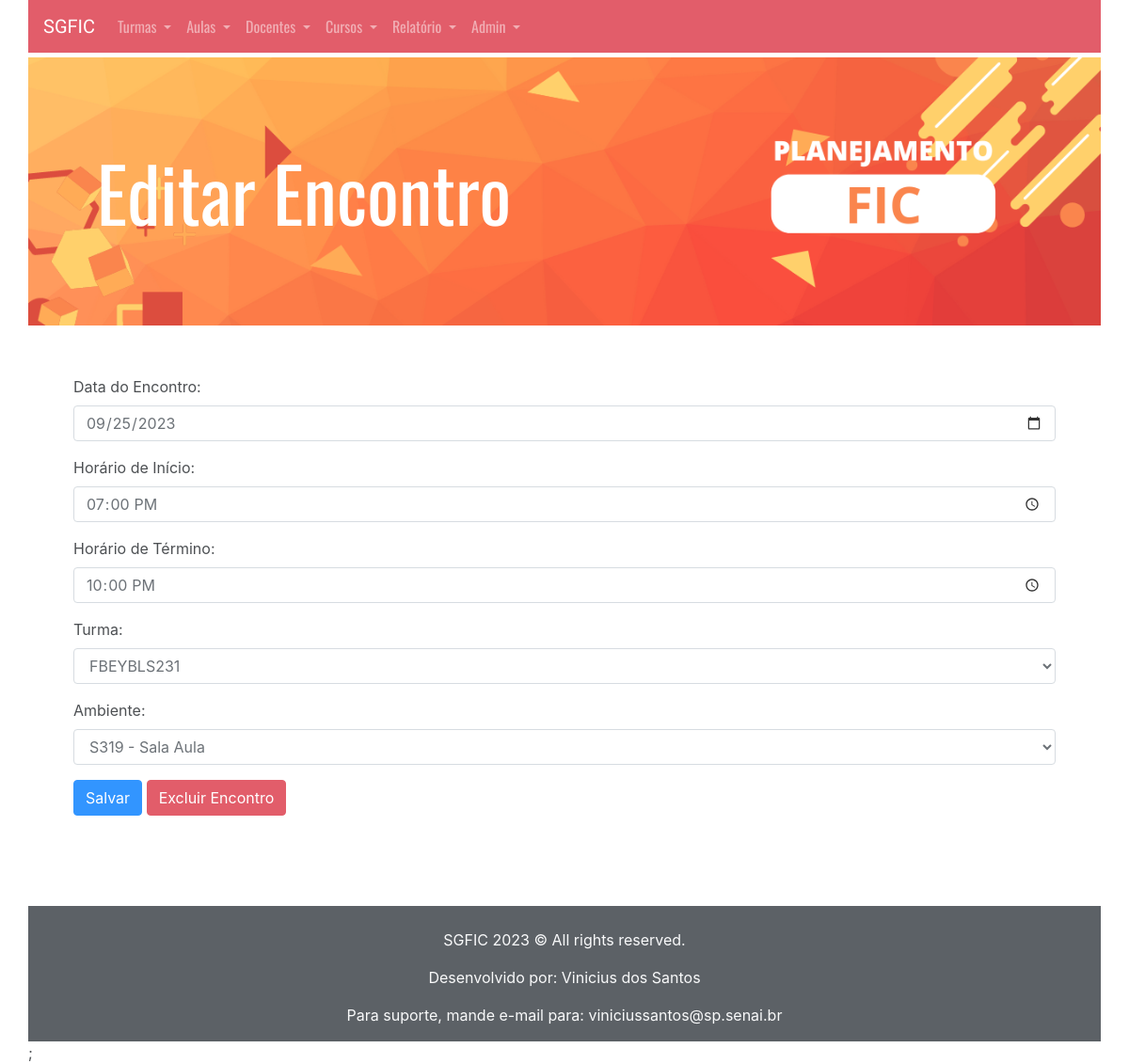
/View/editarEncontro.php?id=25, run on the app's committed database.
### tables this page shows
CREATE TABLE Encontro (
    idEncontro INT PRIMARY KEY AUTO_INCREMENT,
    dataDoEncontro DATE,
    inicio TIME,
    termino TIME,
    idTurma INT,
    idAmbiente INT
);

CREATE TABLE Turma (
    idTurma INT PRIMARY KEY AUTO_INCREMENT,
    nome VARCHAR(100),
    idDocenteResponsavel INT,
    idCurso INT,
    numeroDeVagas INT,
    dataDeInicio DATE,
    dataDeFinalizacao DATE,
    status ENUM('ofertado', 'em andamento', 'finalizado', 'em programacao')
);

CREATE TABLE Ambiente (
    idSala INT PRIMARY KEY AUTO_INCREMENT,
    Identificador VARCHAR(30),
    descricao VARCHAR(100)
);

### config.php (called while the page is built)
<?php
$ambient = "homolog";
if ($ambient == "homolog") {
    $servername = "localhost:3307";
    $username = "root";
    $password = "";
    $db_name = "SGFIC";
} else if ($ambient == "prod") {
    $servername = "localhost:3306";
    $username = "root";
    $password = "";
    $db_name = "SGFIC";
}

### Database/dbConnect.php (called while the page is built, shortened)
<?php
require_once '../config.php';
class Connect {
    static $connect;
    public static function getConnection() {
        global $servername, $username, $password, $db_name;
        if (self::$connect == null) {
            self::$connect = new mysqli($servername, $username, $password, $db_name);
        }
        return self::$connect;
    }
}

### Model/encontro.php (called while the page is built, shortened)
<?php
include_once '../Database/dbConnect.php';
class Encontro
{
    private $dataDoEncontro;
    private $inicio;
    private $termino;
    private $idTurma;
    private $idAmbiente;
    public static function buscarPorId($idEncontro)
    {
        $sqlBuscar = "SELECT * FROM Encontro WHERE idEncontro = " . $idEncontro;
        $rs = Connect::getConnection()->query($sqlBuscar);
        $row = mysqli_fetch_row($rs);
        if ($row) {
            $encontro = new Encontro();
            $encontro->idEncontro = $row[0];
            $encontro->dataDoEncontro = $row[1];
            $encontro->inicio = $row[2];
            $encontro->termino = $row[3];
            $encontro->idTurma = $row[4];
            $encontro->idAmbiente = $row[5];
            return $encontro;
        }
    }
    public function getDataDoEncontro()
    {
        return $this->dataDoEncontro;
    }
    public function getInicio()
    {
        return $this->inicio;
    }
    public function getTermino()
    {
        return $this->termino;
    }
    public function getIdTurma()
    {
        return $this->idTurma;
    }
    public function getIdAmbiente()
    {
        return $this->idAmbiente;
    }
}

### Model/turma.php (called while the page is built, shortened)
<?php
include_once '../Database/dbConnect.php';
class Turma
{
    private $idTurma;
    private $nome;
    public static function buscarTodos()
    {
        $conexao = Connect::getConnection();
        $rs = $conexao->query("SELECT
        t.idTurma,
        t.nome AS nomeTurma,
        t.idDocenteResponsavel,
        t.idCurso,
        c.nome AS nomeCurso,
        t.numeroDeVagas,
        t.dataDeInicio,
        t.dataDeFinalizacao,
        t.status
    FROM
        Turma t
    JOIN
        Curso c ON t.idCurso = c.idCurso;
    ");
        $turmas = array();
        while ($row = mysqli_fetch_assoc($rs)) {
            $turma = new Turma();
            $turma->idTurma = $row['idTurma'];
            $turma->nome = $row['nomeTurma'];
            $turma->idDocenteResponsavel = $row['idDocenteResponsavel'];
            $turma->idCurso = $row['idCurso'];
            $turma->nomeCurso = $row['nomeCurso'];
            $turma->numeroDeVagas = $row['numeroDeVagas'];
            $turma->dataDeInicio = $row['dataDeInicio'];
            $turma->dataDeFinalizacao = $row['dataDeFinalizacao'];
            $turma->status = $row['status'];
            array_push($turmas, $turma);
        }
        return $turmas;
    }
    public function getIdTurma()
    {
        return $this->idTurma;
    }
    public function getNome()
    {
        return $this->nome;
    }
}

### Model/ambiente.php (called while the page is built, shortened)
<?php
include_once '../Database/dbConnect.php';
class Ambiente
{
    private $idSala;
    private $identificador;
    public static function buscarTodos()
    {
        $conexao = Connect::getConnection();
        $sqlBuscar = "SELECT * FROM Ambiente";
        $rs = $conexao->query($sqlBuscar);
        $ambientes = array();
        while ($row = $rs->fetch_assoc()) {
            $ambiente = new Ambiente();
            $ambiente->setIdSala($row['idSala']);
            $ambiente->setIdentificador($row['Identificador']);
            $ambiente->setDescricao($row['descricao']);
            array_push($ambientes, $ambiente);
        }
        return $ambientes;
    }
    public function setIdSala($idSala)
    {
        $this->idSala = $idSala;
    }
    public function getIdSala()
    {
        return $this->idSala;
    }
    public function setIdentificador($identificador)
    {
        $this->identificador = $identificador;
    }
    public function getIdentificador()
    {
        return $this->identificador;
    }
}

### View/editarEncontro.php (the view, shortened to what this page needs)
<?php
include_once '../Database/dbConnect.php';
include_once '../Model/Turma.php';
include_once '../Model/Ambiente.php';
include_once '../Model/Encontro.php';
if (isset($_GET['id'])) {
    $idEncontro = $_GET['id'];
    $encontro = Encontro::buscarPorId($idEncontro);
    $turmas = Turma::buscarTodos();
    $ambientes = Ambiente::buscarTodos();
} else {
    header("Location: encontros.php");
    exit;
}
?>
<!DOCTYPE html>
<html lang="en">
<?php include_once '../sharedComponents/head.php'; ?>
<?php include_once '../sharedComponents/navbar.php'; ?>
<?php include_once '../sharedComponents/header.php'; ?>
<body class="container pl-0 pr-0">
    <div class="container container pl-5 pr-5 pb-5 mt-5">
        <form method="POST" action="editarEncontro.php">
            <div class="form-group">
                <label for="data_do_encontro">Data do Encontro:</label>
                <input type="date" class="form-control" id="data_do_encontro" name="data_do_encontro" value="<?php echo $encontro->getDataDoEncontro(); ?>" required>
            </div>
            <div class="form-group">
                <label for="inicio">Horário de Início:</label>
                <input type="time" class="form-control" id="inicio" name="inicio" value="<?php echo $encontro->getInicio(); ?>" required>
            </div>
            <div class="form-group">
                <label for="termino">Horário de Término:</label>
                <input type="time" class="form-control" id="termino" name="termino" value="<?php echo $encontro->getTermino(); ?>" required>
            </div>
            <div class="form-group">
                <label for="turma">Turma:</label>
                <select class="form-control" id="turma" name="turma" required>
                    <?php foreach ($turmas as $turma) { ?>
                        <option value="<?php echo $turma->getIdTurma(); ?>" <?php if ($encontro->getIdTurma() === $turma->getIdTurma()) {
                                                                            echo "selected";
                                                                        } ?>><?php echo $turma->getNome(); ?></option>
                    <?php } ?>
                </select>
            </div>
            <div class="form-group">
                <label for="ambiente">Ambiente:</label>
                <select class="form-control" id="ambiente" name="ambiente" required>
                    <?php foreach ($ambientes as $ambiente) { ?>
                        <option value="<?php echo $ambiente->getIdSala(); ?>" <?php if ($encontro->getIdAmbiente() === $ambiente->getIdSala()) {
                                                                                    echo "selected";
                                                                                }
                                                                                ?>>
                            <?php echo $ambiente->getIdentificador() . " - " . $ambiente->getDescricao(); ?>
                        </option>
                    <?php } ?>
                </select>
            </div>
            <button type="submit" class="btn btn-primary">Salvar</button>
            <button type="button" class="btn btn-danger" data-toggle="modal" data-target="#confirmDeleteModal">
                Excluir Encontro
            </button>
        </form>
    </div>
</body>
<?php require_once '../sharedComponents/footer.php' ?>;
</html>

### View/CSS/style.css (style rules this page uses)
html { background-color: #ffffff; opacity: 0.8; background-size: 10px 10px; }
body { background-color: white; }

### data on the page
encontro: data_do_encontro "09/25/2023", inicio "19:00:00", termino "22:00:00", turma "FBEYBLS231", ambiente "S319 - Sala Aula"

### other printed values
$nome_pagina "Editar Encontro"
